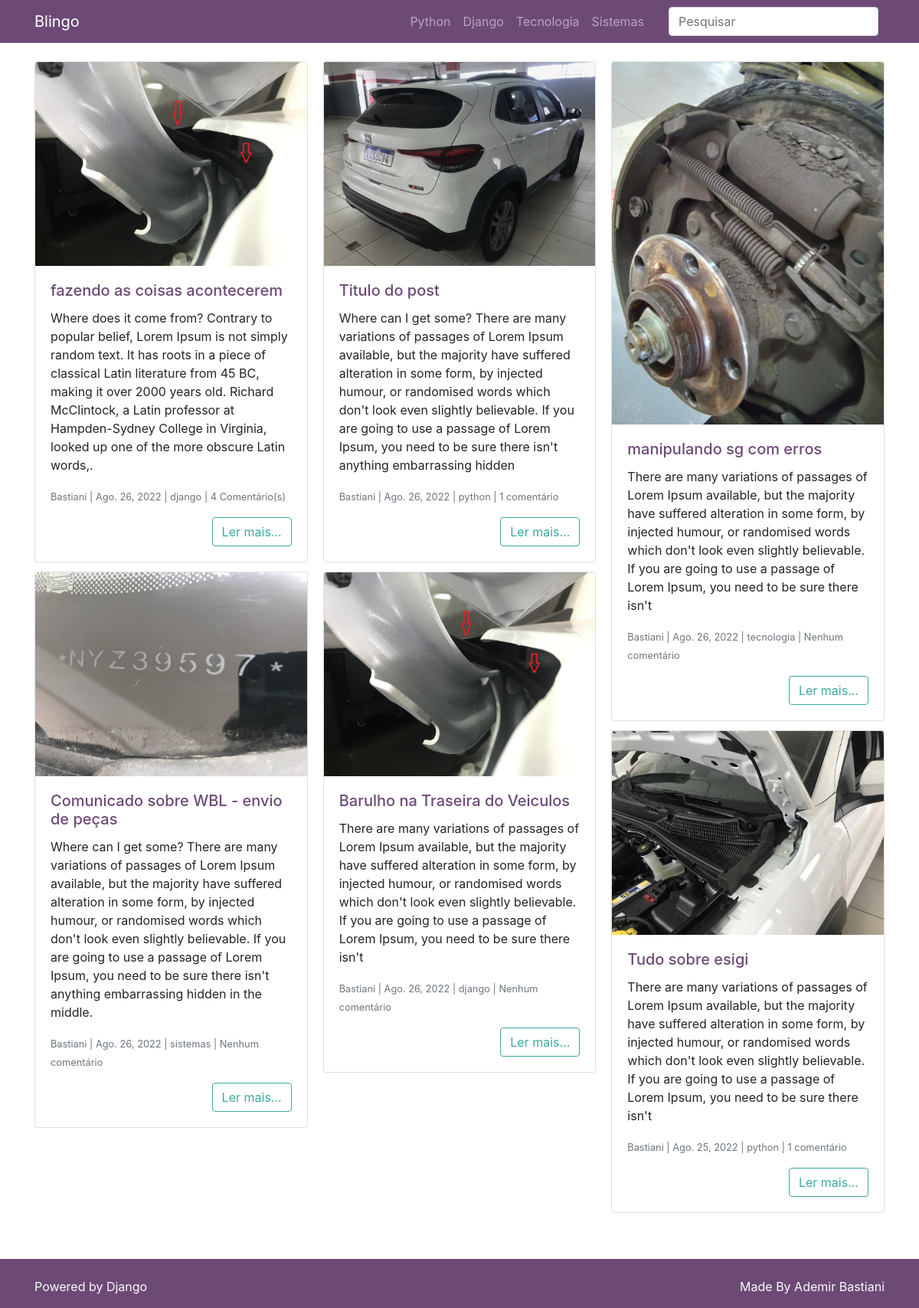
The page / on the database its author committed.
### posts/models.py (models this page shows, shortened)
class Post(models.Model):
    titulo_post = models.CharField(
        max_length=255,
        verbose_name='Titulo',
    )
    autor_post = models.ForeignKey(
        User,
        on_delete=models.DO_NOTHING,
        verbose_name='Autor',
    )
    data_post = models.DateTimeField(
        default=timezone.now,
        verbose_name='Data Postagem',)
    conteudo_post = models.TextField(verbose_name='Conteudo')
    excerto_post = models.TextField(verbose_name='Excerto')
    categoria_post = models.ForeignKey(
        Categoria,
        on_delete=models.DO_NOTHING,
        blank=True,
        null=True,
        verbose_name='Categoria',
    )
    imagem_post = models.ImageField(
        upload_to='post_img/%Y/%m/%d',
        blank=True,
        null=True,
        verbose_name='Cover',
    )
    publicado_post = models.BooleanField(
        default=False,
        verbose_name='Publicado',
    )

### categorias/models.py (models this page shows)
class Categoria(models.Model):
    name = models.CharField(max_length=50)
    def __str__(self) -> str:
        return self.name

### posts/views.py (the view)
class PostIndex(ListView):
    model = Post
    context_object_name = 'posts'
    template_name = 'posts/index.html'
    paginate_by = 6
    def get_queryset(self):
        qs = super().get_queryset()
        qs = qs.order_by('-id').filter(publicado_post=True)
        qs = qs.annotate(
            numero_comentarios = Count(
                Case(
                    When(comentario__publicado_comentario = True, then = 1)
                )
            )
        )
        return qs

### posts/templatetags/__filters.py (called while the page is built)
@register.filter(name='plural_comentarios')
def plural_comentarios(num_comentarios):
    try:
        num_comentarios = int(num_comentarios)
        if num_comentarios == 0:
            return f'Nenhum comentário'
        elif num_comentarios == 1:
            return f'{num_comentarios} comentário'
        else:
            return f'{num_comentarios} Comentário(s)'
    except:
        return f'{num_comentarios} comentário(s)'

### posts/templates/posts/index.html (shortened to what this page needs)
{% extends 'base.html' %}
{% load humanize%}
{% load __filters %}
{% block content %}
<div class="card-columns mt-4">
    {% for post in posts %}
        <div class="card">
            {% if post.imagem_post %}
                <a href="{% url 'post_detalhes' post.id %}">
                    <img class="card-img-top"
                        src="{{ post.imagem_post.url}}"
                        alt="{{ post.titulo_post }}">
                </a>
            {% endif %}
            <div class="card-body">
                <h5 class="card-title">
                    <a href="{% url 'post_detalhes' post.id %}">
                        {{ post.titulo_post }}
                    </a>
                </h5>
                <p class="card-text">
                    {{ post.excerto_post }}
                </p>
                <p class="card-text">
                    <small class="text-muted">
                        {{ post.autor_post }}
                        |
                        {{ post.data_post|naturalday|title }}
                        |
                        {{ post.categoria_post }}
                        |
                        {{ post.numero_comentarios|plural_comentarios}}
                    </small>
                </p>
                <div class="text-right">
                    <a href="{% url 'post_detalhes' post.id %}" class="btn btn-outline-secondary">Ler mais...</a>
                </div>
            </div>
        </div>
    {% endfor %}
</div>
{% endblock %}

### templates/base.html (shortened to what this page needs)
{% load static %}
<!DOCTYPE html>
<html lang="pt">
<head>
    {% include 'partial/_head.html' %}
</head>
<body>
{% include 'partial/_nav.html' %}
<div class="container">
    <div class="row">
        <div class="col-lg-12">
            {% block content %} {% endblock %}
        </div>
    </div>
</div>
{% include 'partial/_footer.html' %}
</body>
</html>

### templates/partial/_head.html (shortened to what this page needs)
{% load static %}
<link href="{% static 'vendor/bootstrap/css/bootstrap.min.css' %}" rel="stylesheet">
<link href="{% static 'vendor/bootstrap/css/theme_1564087106285.css'%}" rel="stylesheet">

### templates/partial/_nav.html (shortened to what this page needs)
<nav class="navbar navbar-expand-lg navbar-dark bg-primary static-top">
    <div class="container">
        <a class="navbar-brand" href="{% url 'index' %}">Blingo</a>
        <div class="collapse navbar-collapse" id="navbarResponsive">
            <ul class="navbar-nav ml-auto">
                <li class="nav-item">
                    <a class="nav-link" href="{% url 'post_categoria' 'python' %}">Python</a>
                </li>
                <li class="nav-item">
                    <a class="nav-link" href="{% url 'post_categoria' 'django' %}">Django</a>
                </li>
                <li class="nav-item">
                    <a class="nav-link" href="{% url 'post_categoria' 'tecnologia' %}">Tecnologia</a>
                </li>
                <li class="nav-item">
                    <a class="nav-link" href="{% url 'post_categoria' 'sistemas' %}">Sistemas</a>
                </li>
            </ul>
            <form class="form-inline my-2 my-lg-0 ml-lg-4" action="{% url 'post_busca' %}">
                <input name="termo" value="{{ request.GET.termo }}" class="form-control mr-sm-2" type="search" placeholder="Pesquisar"
                       aria-label="Search">
            </form>
        </div>
    </div>
</nav>

### templates/partial/_footer.html
<footer class="bg-primary text-light">
    <div class="container navbar-dark pt-4 mt-5">
        <div class="row">
            <div class="col">
                <p class="text-left">Powered by Django</p>
            </div>
            <div class="col">
                <p class="text-right">Made By Ademir Bastiani</p>
            </div>
        </div>
    </div>
</footer>

### templates/partial/_scripts.html (shortened to what this page needs)
{% load static %}

### rows shown on the page
Post: imagem_post (picture), titulo_post "fazendo as coisas acontecerem", excerto_post "Where does it come from? Contrary to popular belief, Lorem Ipsum is not simply random text. It has roots in a piece of classical Latin literature from 45 BC, making it over 2000 years old. Richard McClintock, a Latin professor at Hampden-Sydney College in Virginia, looked up one of the more obscure Latin words,.", autor_post "Bastiani", data_post "Ago. 26, 2022", categoria_post "django", numero_comentarios|plural_comentarios "4 Comentário(s)"
Post: imagem_post (picture), titulo_post "Comunicado sobre WBL - envio de peças", excerto_post "Where can I get some? There are many variations of passages of Lorem Ipsum available, but the majority have suffered alteration in some form, by injected humour, or randomised words which don't look even slightly believable. If you are going to use a passage of Lorem Ipsum, you need to be sure there isn't anything embarrassing hidden in the middle.", autor_post "Bastiani", data_post "Ago. 26, 2022", categoria_post "sistemas", numero_comentarios|plural_comentarios "Nenhum comentário"
Post: imagem_post (picture), titulo_post "Titulo do post", excerto_post "Where can I get some? There are many variations of passages of Lorem Ipsum available, but the majority have suffered alteration in some form, by injected humour, or randomised words which don't look even slightly believable. If you are going to use a passage of Lorem Ipsum, you need to be sure there isn't anything embarrassing hidden", autor_post "Bastiani", data_post "Ago. 26, 2022", categoria_post "python", numero_comentarios|plural_comentarios "1 comentário"
Post: imagem_post (picture), titulo_post "Barulho na Traseira do Veiculos", excerto_post "There are many variations of passages of Lorem Ipsum available, but the majority have suffered alteration in some form, by injected humour, or randomised words which don't look even slightly believable. If you are going to use a passage of Lorem Ipsum, you need to be sure there isn't", autor_post "Bastiani", data_post "Ago. 26, 2022", categoria_post "django", numero_comentarios|plural_comentarios "Nenhum comentário"
Post: imagem_post (picture), titulo_post "manipulando sg com erros", excerto_post "There are many variations of passages of Lorem Ipsum available, but the majority have suffered alteration in some form, by injected humour, or randomised words which don't look even slightly believable. If you are going to use a passage of Lorem Ipsum, you need to be sure there isn't", autor_post "Bastiani", data_post "Ago. 26, 2022", categoria_post "tecnologia", numero_comentarios|plural_comentarios "Nenhum comentário"
Post: imagem_post (picture), titulo_post "Tudo sobre esigi", excerto_post "There are many variations of passages of Lorem Ipsum available, but the majority have suffered alteration in some form, by injected humour, or randomised words which don't look even slightly believable. If you are going to use a passage of Lorem Ipsum, you need to be sure there isn't", autor_post "Bastiani", data_post "Ago. 25, 2022", categoria_post "python", numero_comentarios|plural_comentarios "1 comentário"
